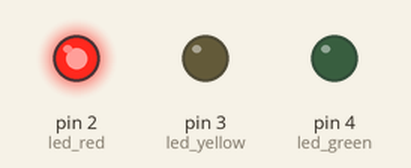
This sketch was run on a simulated Arduino Uno, built with avr-gcc and run on an emulated ATmega328P. Shown: output pins drawn as LEDs (lit = HIGH).

Above: at 1.0 s.
At 3.0 s:
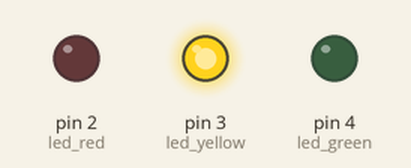
At 5.0 s:
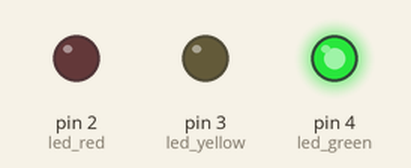
Timing chart, 0 to 7.8 s (numbered marks = the images above):
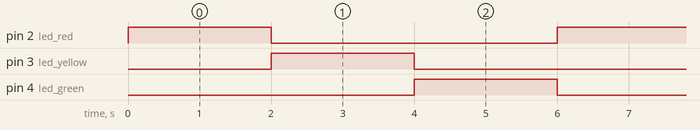

The sketch:

traffic_light.ino
```cpp
int led_red = 2;
int led_yellow = 3;
int led_green = 4;

void setup() {
  pinMode(led_red, OUTPUT);
  pinMode(led_yellow, OUTPUT);
  pinMode(led_green, OUTPUT);
}

void loop() {
  digitalWrite(led_red, HIGH);
    delay(2000);
  digitalWrite(led_red, LOW);

   digitalWrite(led_yellow, HIGH);
    delay(2000);
  digitalWrite(led_yellow, LOW);

  digitalWrite(led_green, HIGH);
    delay(2000);
  digitalWrite(led_green, LOW);

}
```

Measured:
- by itself, pin 2 (led_red), pin 3 (led_yellow), pin 4 (led_green): alternates HIGH for 2.0 s and LOW for 4.0 s
- by itself, everything shown: repeats every 6.0 s, in 4 steps
